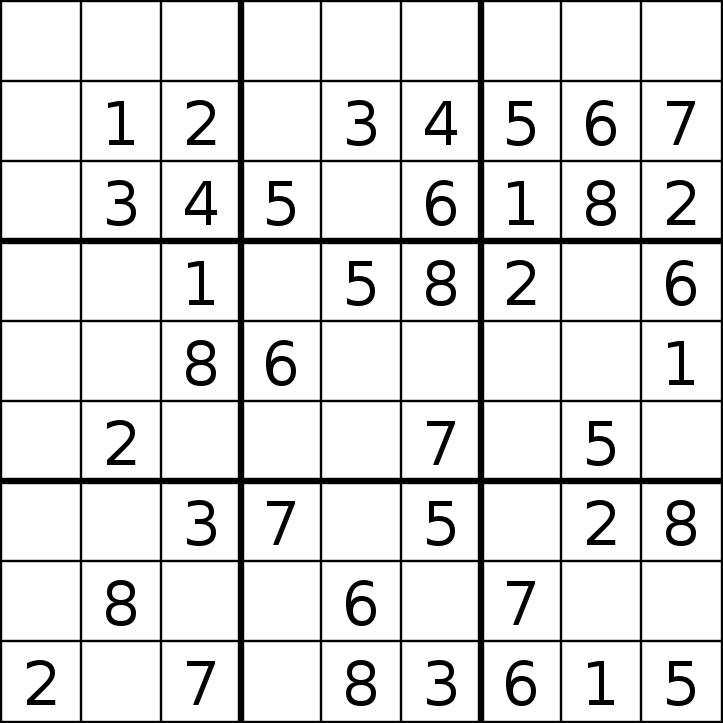
#> input picture sudoku.png, 723 x 723 px
$ python processor.py
#> lines starting #> are read from the running program, lines starting #| are printed output that depends on the picture; after the words box and inside, x2 and y2 are one past the last pixel; in counts of white or black regions, pixels touching at a corner belong together
### sudoku.py
import time

class Sudoku:
    def __init__(self, matrix):
        # Write the one-liner code to initialize the matrix in the Sudoku class
        # Be sure to replace the 'pass' word below with your code
        self.matrix = matrix

    def next_empty(self):
        # Find the first empty cell of a Sudoku matrix using 2D nested iteration
        # Be sure to replace the 'pass' word below with your code
        for i in range(9):
            for j in range(9):
                if self.matrix[i][j] == 0:
                    return i, j
        return None, None

    def can_put(self, number, i, j):

        # Write 2 conditions that return False if a number exists in the row/column of a cell
        if number in self.matrix[i]:
            return False
        if number in [self.matrix[k][j] for k in range(9)]:
            return False
        # Get the starting rows and columns for a cell block, given the coordinates at i and j

        row_start = (i // 3) * 3
        col_start = (j // 3) * 3


        for i in range(3):
            for j in range(3):
                # Check if a number exists in the cell block location, return False if so.
                if self.matrix[row_start + i][col_start + j] == number:
                    return False
        return True

    def solve(self):

        # Get the row and column values of an empty cell
        row, col = self.next_empty()
        # Check if all empty cells have been covered, if so then the Sudoku board is solved
        if row == None:
            return True
        # Get the starting rows and columns for a cell block, given cell coordinates at i and j
        row_start = (row // 3) * 3
        col_start = (col // 3) * 3
        # Get the cell block
        cell_block = [array[j+col_start] for j in range(3) for array in self.matrix[row_start:row_start+3]]
        # Get all numbers that are not in a cellblock
        cell_candidates = [number for number in range(1, 10) if number not in cell_block]
        # Iterate over all numbers that are not in the cell block
        for candidate in cell_candidates:

            # Determine if a number can be placed in an empty cell
            if self.can_put(candidate, row, col):

                # Set the value at the matrix to be equal to the number
                self.matrix[row][col] = candidate
                # Determine if solutions for the next possible empty cells can be found, if so then the Sudoku board can be solved
                if self.solve():
                    return True
                # Reset the empty cell's value to be 0 and continue on to the next number in the iteration object
                self.matrix[row][col] = 0
        # Return false if Sudoku board is unsolvable, this happens when no number suffices for placement in an empty cell

        return False


matrix = [
[ 1, 0, 0, 0, 0, 0, 0, 0, 6 ],
[ 0, 2, 0, 0, 0, 0, 0, 5, 0 ],
[ 0, 0, 3, 0, 0, 0, 4, 0, 0 ],
[ 0, 0, 0, 0, 7, 0, 0, 0, 0 ],
[ 9, 8, 7, 0, 5, 0, 3, 2, 1 ],
[ 0, 0, 0, 0, 9, 0, 0, 0, 0 ],
[ 0, 0, 4, 0, 3, 0, 7, 0, 0 ],
[ 0, 5, 0, 0, 2, 0, 0, 8, 0 ],
[ 6, 0, 0, 0, 1, 0, 0, 0, 9 ]]

sudoku = Sudoku(matrix)

start = time.perf_counter()
print(sudoku.solve())
print(matrix)
end = time.perf_counter()
dur1 = end - start
print("ELAPSED (in ms): ", (dur1)*1000)

### processor.py
import cv2 as cv
import numpy as np
import imutils
from skimage.segmentation import clear_border
from sudoku import Sudoku
import pytesseract

capture = cv.imread("sudoku.png")
#> capture is the input picture: shape (723, 723, 3); min 0, max 255, mean 223.5
grayscale = cv.cvtColor(capture, cv.COLOR_BGR2GRAY)
pytesseract.pytesseract.tesseract_cmd = r'C:\Program Files\Tesseract-OCR\tesseract.exe'
solved = capture.copy()

class Processor:
    def __init__(self, image):
        # Bind the following variables to their appropriate values for the Processor class:
        # self.image, self.board, self.stepX, self.stepY, self.empties
        # DO NOT CHANGE THE INITIAL PARAMETERS OF THE __init__ function
        self.image = image
        self.board = np.zeros((9,9), dtype=np.uint8)
        self.stepX = self.image.shape[1] // 9
        self.stepY = self.image.shape[0] // 9
        self.empties = [] #empty list

    # [84 lines left out: functions get_digit, extract_board, not called in this run]

    def solve_puzzle(self):
        # Write the lines of code that uses the Sudoku object from another Python file and solves the Sudoku puzzle.
        # tolist from the NumPy module
        matrix = self.board.tolist()
        sudoku_solver = Sudoku(matrix)
        sudoku_solver.solve()
        return matrix

    def insert_values(self):
        # Write the lines of code to go over and put text on empty cells that represent the correct values to place in them
        # using cv.putText()
        mat = self.solve_puzzle()
        for emtpty in self.empties:
            x, y = emtpty
            originX = self.stepX * x + (self.stepX // 2)
            originY = self.stepY * y + (self.stepY // 2)
            cv.putText(solved, str(mat[x][y]), (originX, originY), cv.FONT_HERSHEY_PLAIN, 1, (0, 100, 0), 1)
        return solved


while True:

    blurred = cv.GaussianBlur(grayscale, (5, 5), 0)
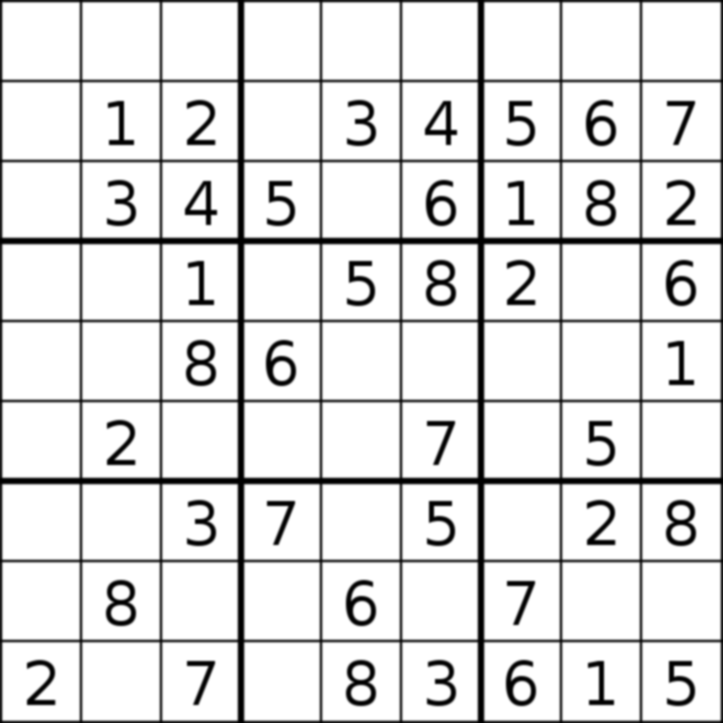
#> blurred: shape (723, 723); min 0, max 255, mean 223.6
    threshold = cv.threshold(blurred, 0, 255, cv.THRESH_BINARY_INV + cv.THRESH_OTSU)[1]
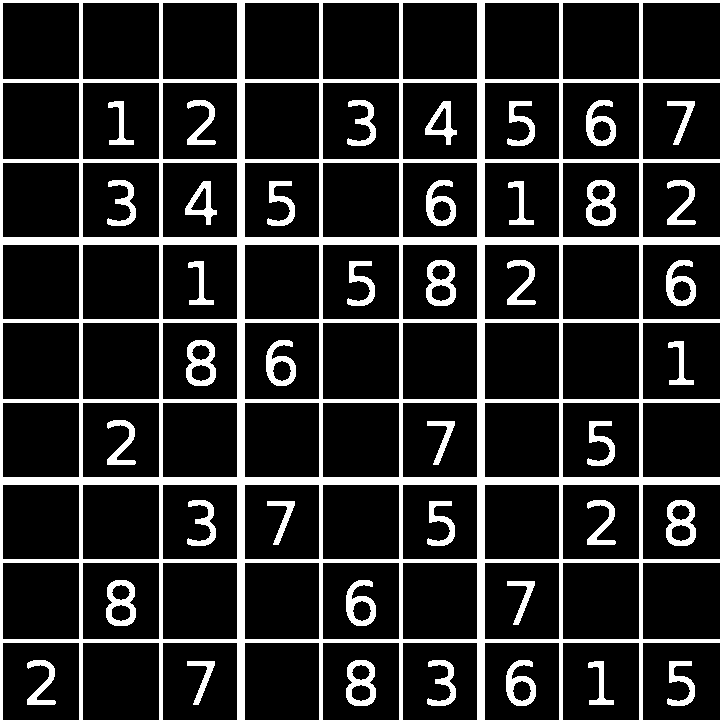
#> threshold: shape (723, 723); 16.6% white; 41 white regions, largest, box (x1, y1, x2, y2) and area: (0, 0, 723, 723) 64400, (586, 180, 616, 226) 753, (426, 260, 456, 306) 753
    processor = Processor(threshold)

    result = processor.insert_values()

    cv.imshow("Sudoku", result)
    key = cv.waitKey(0) & 0xFF
#> (key q is pressed here)

    if key == ord('q'):
        break
